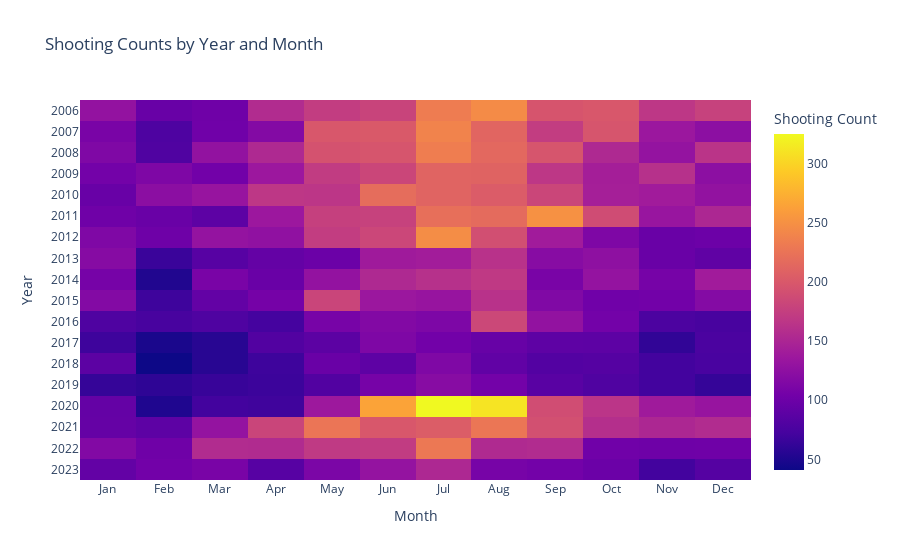

Source (notebook cell):
### Markdown cell above
### Heatmap Graph of Shooting Counts by Year and Month

### Code cell
month_order = ["Jan", "Feb", "Mar", "Apr", "May", "Jun", 
               "Jul", "Aug", "Sep", "Oct", "Nov", "Dec"]
nyc_dataset["OCCUR_MONTH"] = pd.Categorical(nyc_dataset["OCCUR_MONTH"], categories=month_order, ordered=True)

heatmap_data_monthly = nyc_dataset.groupby(['OCCUR_YEAR', 'OCCUR_MONTH']).size().reset_index(name='Count')

heatmap_pivot = heatmap_data_monthly.pivot(index="OCCUR_YEAR", columns="OCCUR_MONTH", values="Count")


heatmap_pivot = heatmap_pivot.reindex(columns=month_order).fillna(0)




fig10 = px.imshow(
    heatmap_pivot,
    labels={"x": "Month", "y": "Year", "color": "Shooting Count"},
    x=heatmap_pivot.columns,
    y=heatmap_pivot.index,
    title="Shooting Counts by Year and Month",
    color_continuous_scale="plasma",
)


fig10.update_layout(
    yaxis=dict(
        tickmode='linear',  
        dtick=1,            
        title="Year"        
    )
)


fig10.show()

### Figure 1 — Plotly figure (JSON) as saved in the notebook; plotly's stock layout.template omitted (floating-point values rounded to 4 significant figures; data arrays with more than 128 entries replaced by an {"elided": "..."} marker saying what was removed)
{"data": [{"coloraxis": "coloraxis", "hovertemplate": "Month: %{x}<br>Year: %{y}<br>Shooting Count: %{z}<extra></extra>", "name": "0", "type": "heatmap", "x": ["Jan", "Feb", "Mar", "Apr", "May", "Jun", "Jul", "Aug", "Sep", "Oct", "Nov", "Dec"], "xaxis": "x", "y": [2006, 2007, 2008, 2009, 2010, 2011, 2012, 2013, 2014, 2015, 2016, 2017, 2018, 2019, 2020, 2021, 2022, 2023], "yaxis": "y", "z": {"elided": "18x12 int values"}}], "layout": {"coloraxis": {"colorbar": {"title": {"text": "Shooting Count"}}, "colorscale": [[0, "#0d0887"], [0.1111, "#46039f"], [0.2222, "#7201a8"], [0.3333, "#9c179e"], [0.4444, "#bd3786"], [0.5556, "#d8576b"], [0.6667, "#ed7953"], [0.7778, "#fb9f3a"], [0.8889, "#fdca26"], [1, "#f0f921"]]}, "title": {"text": "Shooting Counts by Year and Month"}, "xaxis": {"anchor": "y", "constrain": "domain", "domain": [0, 1], "scaleanchor": "y", "title": {"text": "Month"}}, "yaxis": {"anchor": "x", "autorange": "reversed", "constrain": "domain", "domain": [0, 1], "dtick": 1, "tickmode": "linear", "title": {"text": "Year"}}}}
